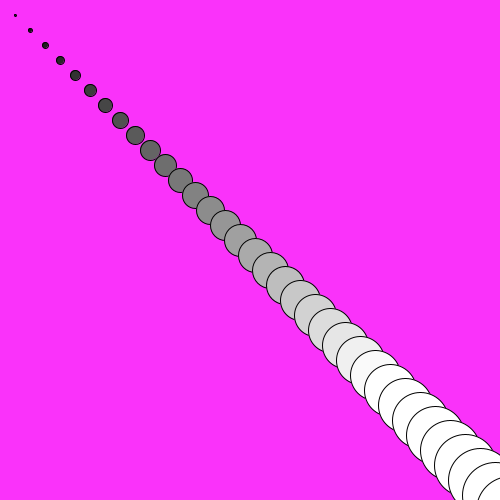
Frame 1 (no input)
Frame 60 (the mouse pressed at the canvas centre just before this capture): identical to frame 1, image omitted
Frame 120 (the mouse held since frame 60 and released just before this capture): identical to frame 1, image omitted

The Processing sketch that drew this single still picture (run headless with seeded random() and noise(); from frame 60 on, the mouse is pressed at the canvas centre):

// Processing sketch: Desafio_1
// ── Desafio_1.pde
float posX;
float posY;
float espacio;
int nElementos;
float col;

void setup() {
  size(500, 500);
  posX = 0;
  posY = 0;
  espacio = 15;
  nElementos = 40;
  col = 0;
}

void draw() {
  background (250, 50, 250);

  for (int i=0; i<nElementos; i++) {
    fill(col+i*10);
    ellipse(posX + i * espacio, posY + i*espacio, 2 * i, 2* i);
    println(i);
  }
  
  

}
